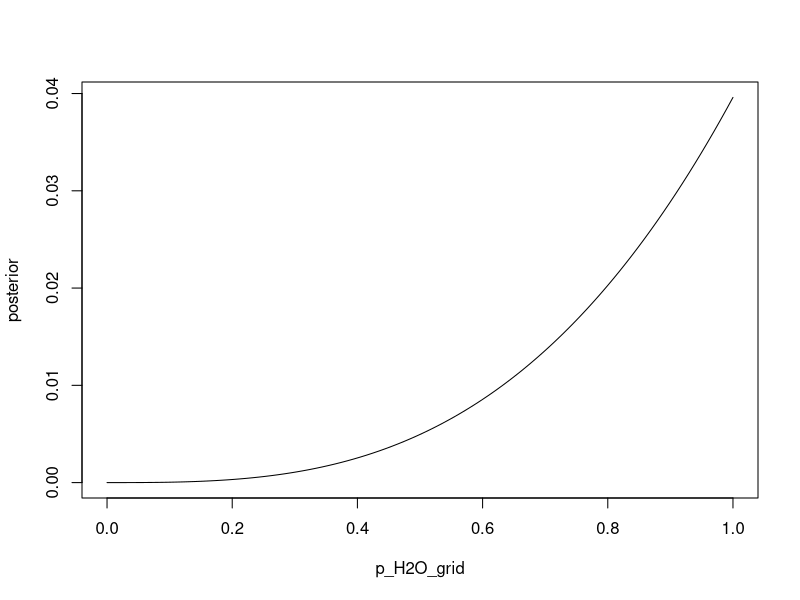
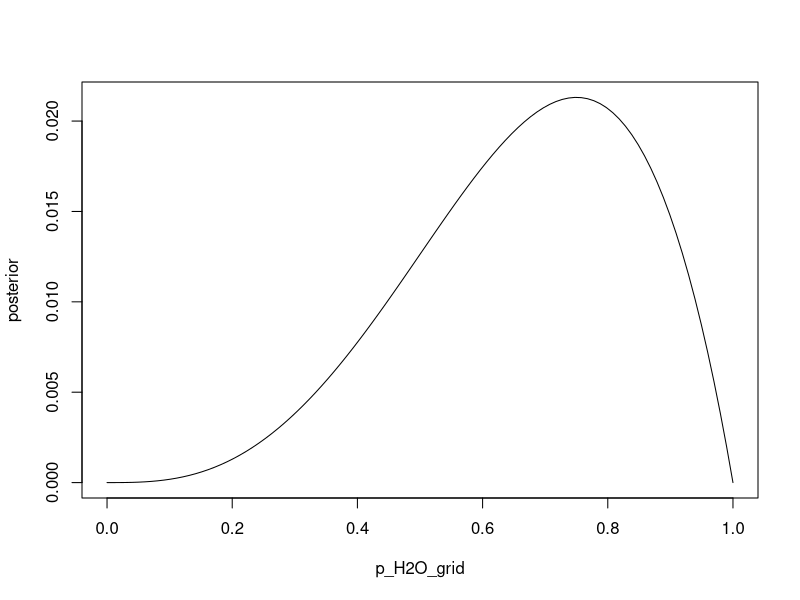
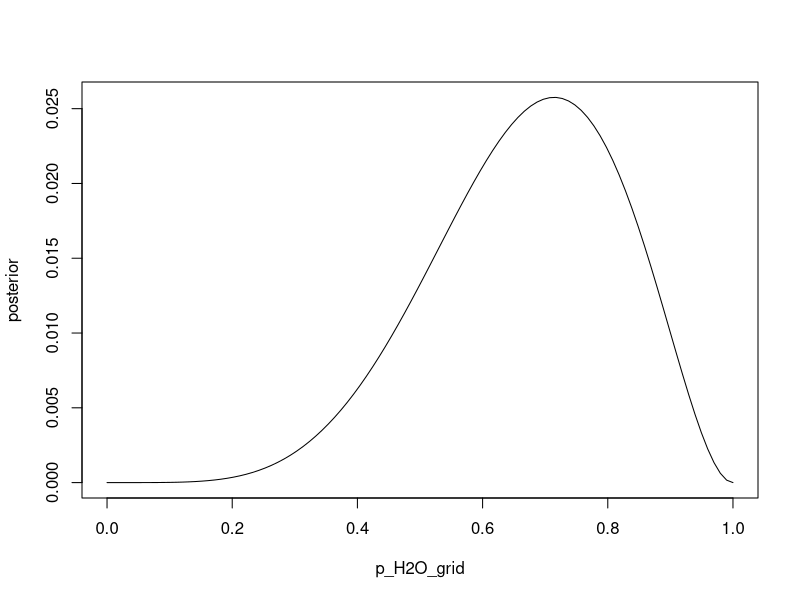
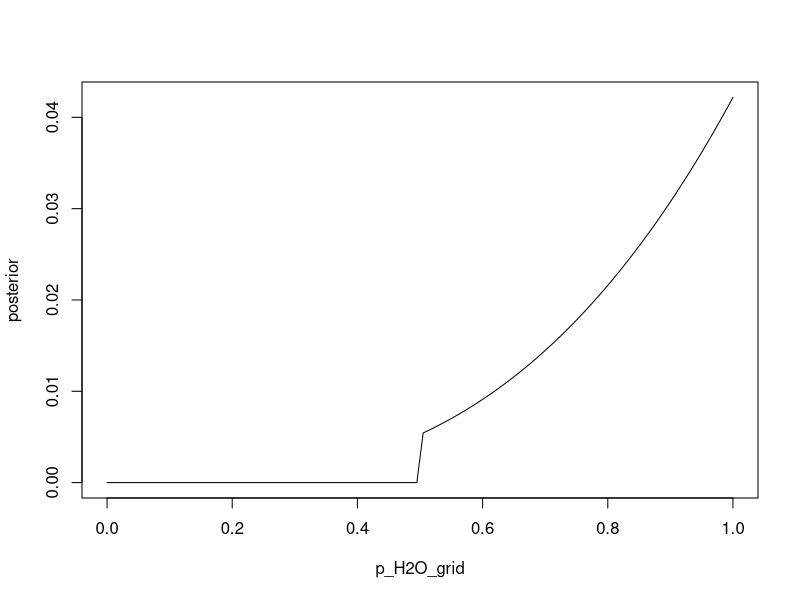
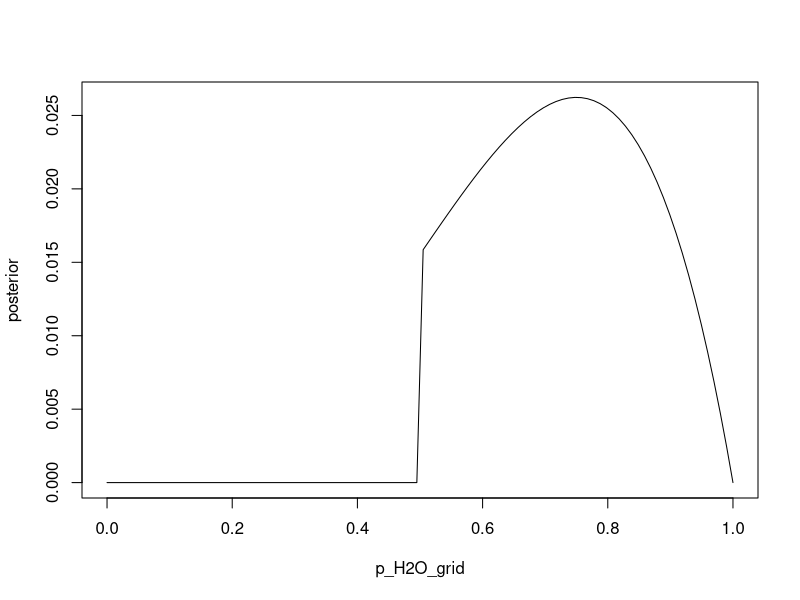
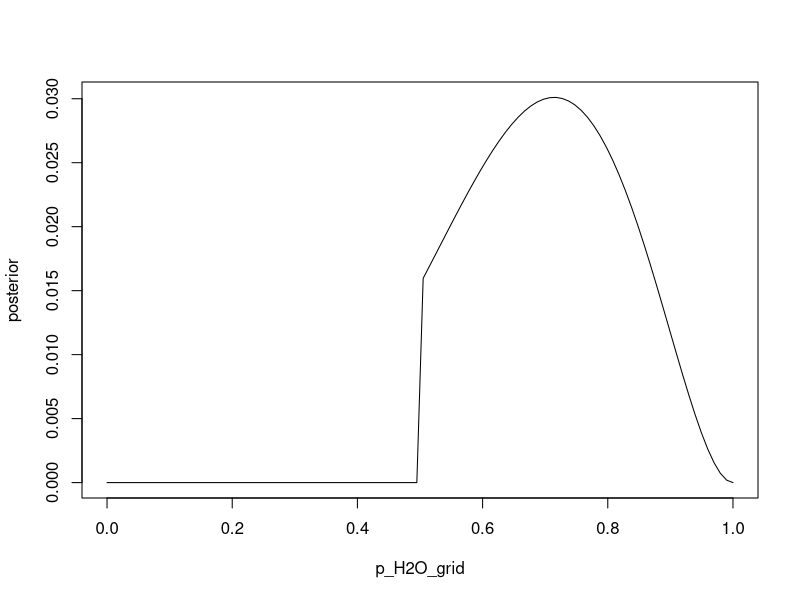

These figures' R source, in order:
## ---- chunk 1
knitr::opts_chunk$set(echo = TRUE)
## ---- chunk 2
# parameter values at which we calculate the posterior probability
p_H2O_grid <- seq(from=0 , to=1, length.out=100)
# likelihood of 3 water in 3 tosses
N_tosses = 3
N_water = 3
likelihood <- dbinom(N_water , size=N_tosses, prob=p_H2O_grid)
# uniform prior
prior <- rep(1,100) 
posterior <- likelihood * prior
sum(posterior)
# standardize 
posterior <- posterior / sum(posterior)
sum(posterior)
## ---- chunk 3
plot(p_H2O_grid, posterior , type="l" )
# this also works
# plot( posterior ~ p_H2O_grid , type="l" )
# personally, I prefer the plot(x_values, y_values) syntax
## ---- chunk 4
likelihood <- dbinom( 3 , size=4 , prob=p_H2O_grid )
posterior <- likelihood * prior
posterior <- posterior / sum(posterior)
plot(p_H2O_grid, posterior , type="l" )
## ---- chunk 5
likelihood <- dbinom( 5 , size=7 , prob=p_H2O_grid )
posterior <- likelihood * prior
posterior <- posterior / sum(posterior)
plot(p_H2O_grid, posterior , type="l" )
## ---- chunk 6
prior[p_H2O_grid < .5] = 0

posterior <- dbinom( 3 , size=3 , prob=p_H2O_grid ) * prior
posterior <- posterior / sum(posterior)
plot(p_H2O_grid, posterior , type="l" )

posterior <- dbinom( 3 , size=4 , prob=p_H2O_grid ) * prior
posterior <- posterior / sum(posterior)
plot(p_H2O_grid, posterior , type="l" )

posterior <- dbinom( 5 , size=7 , prob=p_H2O_grid ) * prior
posterior <- posterior / sum(posterior)
plot(p_H2O_grid, posterior , type="l" )

## ---- chunk 7
.3 * .5 / .65
## ---- chunk 8
library(dplyr)  # for data manipulation
library(magrittr) # for pipes
library(knitr) # to show tables in Markdown
library(kableExtra) # for prettier tables
counts = 
  data.frame(
    Up =   c("B","B","B","W","W","w"),
    Down = c("B","B","W","B","W","W"))

kable(counts) %>% 
  kable_styling(full_width = F)
## ---- chunk 9
counts %>% 
  filter(Up == "B") %>% 
  pull(Down) %>% 
  table()
## ---- chunk 10
library(data.table)
data.table(
  Up =   c("B","B","B","W","W","w"),
  Down = c("B","B","W","B","W","W"))  %>%
  .[Up == "B"] %>% 
  .[, Down] %>% 
  table()
## ---- chunk 11
library(data.table)
data.table(
  Up =   c("B","B","B","B","B","W","W","w"),
  Down = c("B","B","B","B","W","B","W","W"))  %>%
  .[Up == "B"] %>% 
  .[, Down] %>% 
  table()
## ---- chunk 12
library(data.table)
data.table(
  Up =   c(rep(c("B","B"),1),
           rep(c("B","W"),2),
           rep(c("W","w"),3)),
  Down = c(rep(c("B","B"),1),
           rep(c("W","B"),2),
           rep(c("W","w"),3)))  %>%
  .[Up == "B"] %>% 
  .[, Down] %>% 
  table()
## ---- chunk 13
BB_ways = 
  expand.grid(Black_up = c("BB","BB"),
              White_up = c("WB","WW","WW"))

BW_ways = 
  expand.grid(Black_up = c("BW"),
              White_up = c("WW","WW"))

all_ways = 
  rbind(
    BB_ways,
    BW_ways
  ) 

kable(all_ways) %>% 
  kable_styling(full_width = F)
  
## ---- chunk 14
all_ways %>% 
  data.frame() %>% 
  rowwise() %>% 
  mutate(face_down = substr(Black_up,2,2)) %>% 
  pull(face_down) %>% 
  table()
